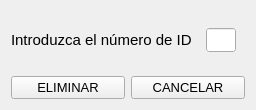
<?xml version="1.0" encoding="UTF-8"?>
<ui version="4.0">
 <class>EliminarReglas</class>
 <widget class="QWidget" name="EliminarReglas">
  <property name="geometry">
   <rect>
    <x>0</x>
    <y>0</y>
    <width>256</width>
    <height>110</height>
   </rect>
  </property>
  <property name="minimumSize">
   <size>
    <width>256</width>
    <height>110</height>
   </size>
  </property>
  <property name="maximumSize">
   <size>
    <width>256</width>
    <height>110</height>
   </size>
  </property>
  <property name="windowTitle">
   <string>Eliminar regla</string>
  </property>
  <layout class="QGridLayout" name="gridLayout">
   <item row="1" column="2">
    <layout class="QGridLayout" name="gridLayout_2">
     <item row="0" column="3">
      <spacer name="horizontalSpacer_2">
       <property name="orientation">
        <enum>Qt::Horizontal</enum>
       </property>
       <property name="sizeHint" stdset="0">
        <size>
         <width>40</width>
         <height>20</height>
        </size>
       </property>
      </spacer>
     </item>
     <item row="0" column="1">
      <spacer name="horizontalSpacer_3">
       <property name="orientation">
        <enum>Qt::Horizontal</enum>
       </property>
       <property name="sizeHint" stdset="0">
        <size>
         <width>40</width>
         <height>20</height>
        </size>
       </property>
      </spacer>
     </item>
     <item row="0" column="2">
      <widget class="QLineEdit" name="lineEdit">
       <property name="minimumSize">
        <size>
         <width>30</width>
         <height>24</height>
        </size>
       </property>
       <property name="maximumSize">
        <size>
         <width>30</width>
         <height>24</height>
        </size>
       </property>
       <property name="autoFillBackground">
        <bool>true</bool>
       </property>
      </widget>
     </item>
     <item row="0" column="0">
      <widget class="QLabel" name="label">
       <property name="font">
        <font>
         <family>Cantarell</family>
         <pointsize>11</pointsize>
        </font>
       </property>
       <property name="text">
        <string>Introduzca el número de ID</string>
       </property>
      </widget>
     </item>
    </layout>
   </item>
   <item row="3" column="2">
    <layout class="QGridLayout" name="gridLayout_3">
     <item row="0" column="0">
      <widget class="QPushButton" name="pushButton">
       <property name="font">
        <font>
         <family>Cantarell</family>
         <pointsize>10</pointsize>
        </font>
       </property>
       <property name="text">
        <string>ELIMINAR</string>
       </property>
      </widget>
     </item>
     <item row="0" column="1">
      <widget class="QPushButton" name="pushButton_2">
       <property name="font">
        <font>
         <family>Cantarell</family>
         <pointsize>10</pointsize>
        </font>
       </property>
       <property name="text">
        <string>CANCELAR</string>
       </property>
      </widget>
     </item>
    </layout>
   </item>
   <item row="2" column="2">
    <spacer name="verticalSpacer">
     <property name="orientation">
      <enum>Qt::Vertical</enum>
     </property>
     <property name="sizeHint" stdset="0">
      <size>
       <width>20</width>
       <height>40</height>
      </size>
     </property>
    </spacer>
   </item>
   <item row="0" column="2">
    <spacer name="verticalSpacer_2">
     <property name="orientation">
      <enum>Qt::Vertical</enum>
     </property>
     <property name="sizeHint" stdset="0">
      <size>
       <width>20</width>
       <height>40</height>
      </size>
     </property>
    </spacer>
   </item>
  </layout>
 </widget>
 <resources/>
 <connections/>
</ui>
